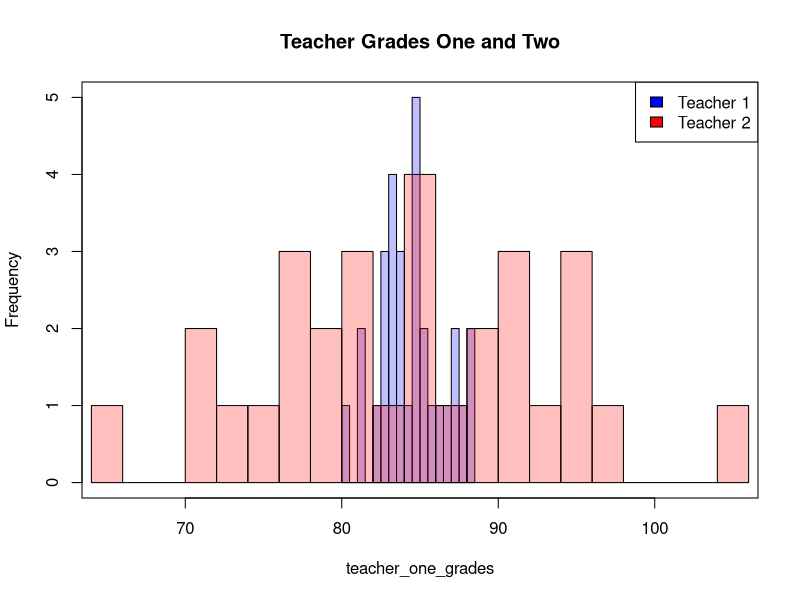

Recreate this plot in R.
variance <- function(x) mean((x-mean(x))^2)

teacher_one_grades <- c(80.24, 81.15, 81.29, 82.12, 82.52, 82.54, 82.76, 83.37, 83.42, 83.45, 83.47, 83.79, 83.91, 83.98, 84.03, 84.69, 84.74, 84.89, 84.95, 84.95, 85.02, 85.18, 85.53, 86.29, 86.83, 87.29, 87.47, 87.62, 88.04, 88.5)
teacher_two_grades <- c(65.82, 70.77, 71.46, 73.63, 74.62, 76.53, 76.86, 77.06, 78.46, 79.81, 80.64, 81.61, 81.84, 83.67, 84.44, 84.73, 84.74, 85.15, 86.55, 88.06, 88.53, 90.12, 91.27, 91.62, 92.86, 94.37, 95.64, 95.99, 97.69, 104.4)

#Set these two variables equal to the variance of each dataset using NumPy
teacher_one_variance <- variance(teacher_one_grades)
teacher_two_variance <- variance(teacher_two_grades)


#IGNORE THE CODE BELOW HERE

hist(teacher_one_grades, col=rgb(0,0,1,1/4),xlim=c(65,105), main="Teacher Grades One and Two", breaks=15)
hist(teacher_two_grades,  col=rgb(1,0,0,1/4), add=T, breaks=15)
legend("topright", c("Teacher 1", "Teacher 2"), fill=c("blue", "red"))
box()

print(paste("The mean of the test scores in teacher one's class is ", mean(teacher_one_grades)))
print(paste("The mean of the test scores in teacher two's class is ", mean(teacher_two_grades)))

print(paste("The variance of the test scores in teacher one's class is ", teacher_one_variance))
print(paste("The variance of the test scores in teacher two's class is ", teacher_two_variance))